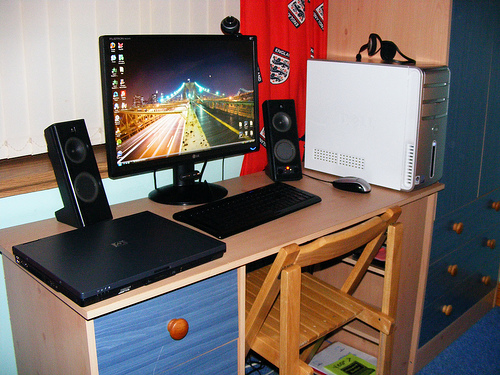
#> input picture images/2009_003140.jpg, 500 x 375 px
$ python -i funcs.py   (imports and definitions only)
#> lines starting #> are read from the running program, lines starting #| are printed output that depends on the picture
import base64
import os

from sklearn.neighbors import NearestNeighbors
from scipy.spatial import distance
import numpy as np
import pandas as pd
import pickle
import cv2 as cv

# [1 line not run here, left out]


def vectorize(image):
    gray = cv.cvtColor(image, cv.COLOR_BGR2GRAY)
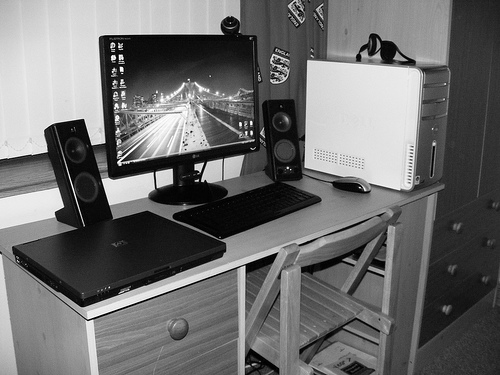
#> gray: shape (375, 500); min 0, max 255, mean 109.1
#> image is the input picture: shape (375, 500, 3); mean B, G, R 100.3, 105.1, 120.4
    sift = cv.SIFT_create()
    _, descriptors = sift.detectAndCompute(gray, None)
    classes = model.predict(descriptors)
    hist, _ = np.histogram(classes, np.arange(1024))
    return hist / hist.sum()


def db_create(image_dir):
    vectors, links = [], []
    for image in os.listdir(image_dir):
        if image.endswith(".jpg"):
            vectors.append(base64.b64encode((vectorize(cv.imread('images/' + image)))))
            links.append(image)
    return pd.DataFrame({"vector": vectors, "link": links})


def get_k_neighbours(vector, df, count_of_neighbours):
    neigh = NearestNeighbors(n_neighbors=count_of_neighbours, metric=lambda a, b: distance.cosine(a, b))
    neigh.fit(df['vector'].to_numpy().tolist())
    return neigh.kneighbors([vector], count_of_neighbours, return_distance=False)


def get_neighbours_links(df, neighbors):
    similar = df.iloc[neighbors[0]]
    return similar['link'].to_numpy().tolist()

# [1 line that did not run here, left out]
# [1 line not run here, left out]

>>> import cv2
>>> picture = cv2.imread('images/2009_003140.jpg', cv2.IMREAD_GRAYSCALE)
#> picture: shape (375, 500); min 0, max 255, mean 109.1
#> (the run stopped early here; a loop or call above may not have finished)

$ run again, on images/2009_003229.jpg
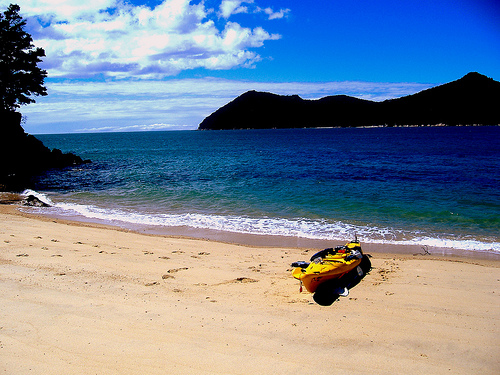
#> input picture images/2009_003229.jpg, 500 x 375 px
#> in vectorize, `gray = cv.cvtColor(image, cv.COLOR_BGR2GRAY)`:
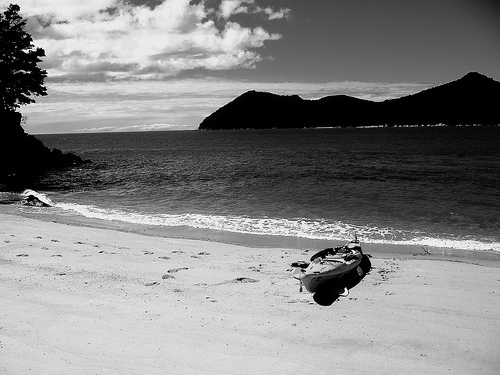
#> gray: shape (375, 500); min 0, max 255, mean 131.7
#> in vectorize, image is the input picture: shape (375, 500, 3); mean B, G, R 152.1, 133.8, 119.6

$ run again, on images/2009_003262.jpg
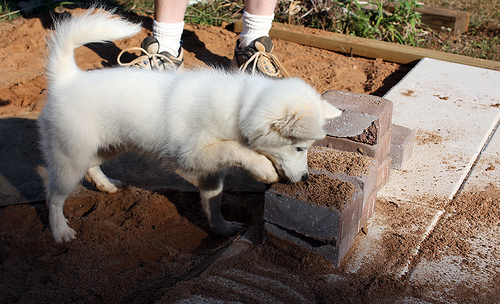
#> input picture images/2009_003262.jpg, 500 x 304 px
#> in vectorize, `gray = cv.cvtColor(image, cv.COLOR_BGR2GRAY)`:
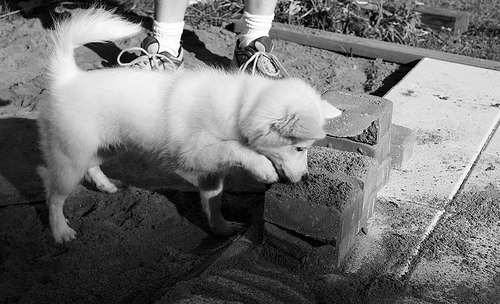
#> gray: shape (304, 500); min 0, max 255, mean 113.7
#> in vectorize, image is the input picture: shape (304, 500, 3); mean B, G, R 98.7, 110.5, 125.8

$ run again, on images/2009_003300.jpg
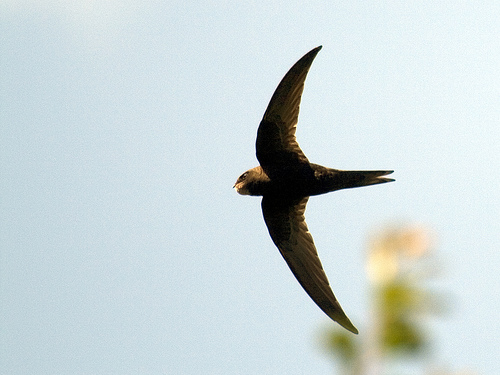
#> input picture images/2009_003300.jpg, 500 x 375 px
#> in vectorize, `gray = cv.cvtColor(image, cv.COLOR_BGR2GRAY)`:
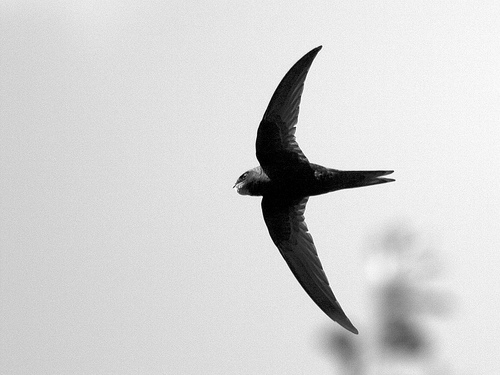
#> gray: shape (375, 500); min 0, max 255, mean 211.2
#> in vectorize, image is the input picture: shape (375, 500, 3); mean B, G, R 216, 214.6, 202.7
